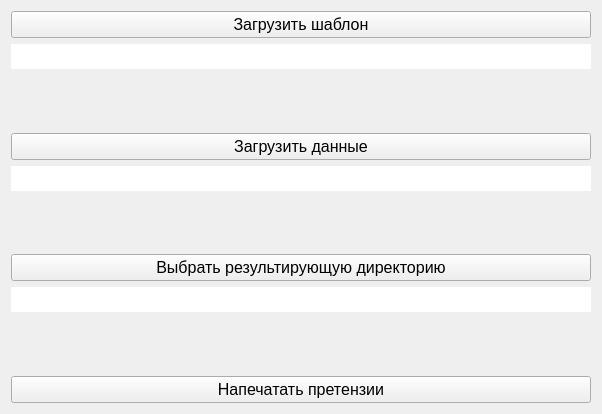
<?xml version="1.0" encoding="UTF-8"?>
<ui version="4.0">
 <class>Form</class>
 <widget class="QWidget" name="Form">
  <property name="geometry">
   <rect>
    <x>0</x>
    <y>0</y>
    <width>602</width>
    <height>414</height>
   </rect>
  </property>
  <property name="font">
   <font>
    <family>Segoe UI</family>
    <pointsize>12</pointsize>
   </font>
  </property>
  <property name="windowTitle">
   <string>Конструктор претензий</string>
  </property>
  <layout class="QGridLayout" name="gridLayout">
   <item row="6" column="0">
    <widget class="QPushButton" name="choose_dir_button">
     <property name="text">
      <string>Выбрать результирующую директорию</string>
     </property>
     <property name="checkable">
      <bool>false</bool>
     </property>
     <property name="autoExclusive">
      <bool>false</bool>
     </property>
    </widget>
   </item>
   <item row="3" column="0">
    <widget class="QPushButton" name="load_data_button">
     <property name="text">
      <string>Загрузить данные</string>
     </property>
     <property name="checkable">
      <bool>false</bool>
     </property>
     <property name="autoExclusive">
      <bool>false</bool>
     </property>
    </widget>
   </item>
   <item row="0" column="0">
    <widget class="QPushButton" name="load_template_button">
     <property name="text">
      <string>Загрузить шаблон</string>
     </property>
     <property name="checkable">
      <bool>false</bool>
     </property>
     <property name="autoExclusive">
      <bool>false</bool>
     </property>
    </widget>
   </item>
   <item row="2" column="0">
    <spacer name="verticalSpacer">
     <property name="orientation">
      <enum>Qt::Vertical</enum>
     </property>
     <property name="sizeHint" stdset="0">
      <size>
       <width>20</width>
       <height>40</height>
      </size>
     </property>
    </spacer>
   </item>
   <item row="11" column="0">
    <widget class="QPushButton" name="print_result_button">
     <property name="text">
      <string>Напечатать претензии</string>
     </property>
     <property name="checkable">
      <bool>false</bool>
     </property>
     <property name="autoExclusive">
      <bool>false</bool>
     </property>
    </widget>
   </item>
   <item row="1" column="0">
    <widget class="QLineEdit" name="template_line">
     <property name="enabled">
      <bool>true</bool>
     </property>
     <property name="frame">
      <bool>false</bool>
     </property>
     <property name="readOnly">
      <bool>true</bool>
     </property>
    </widget>
   </item>
   <item row="4" column="0">
    <widget class="QLineEdit" name="data_line">
     <property name="frame">
      <bool>false</bool>
     </property>
     <property name="readOnly">
      <bool>true</bool>
     </property>
    </widget>
   </item>
   <item row="10" column="0">
    <spacer name="verticalSpacer_2">
     <property name="orientation">
      <enum>Qt::Vertical</enum>
     </property>
     <property name="sizeHint" stdset="0">
      <size>
       <width>20</width>
       <height>40</height>
      </size>
     </property>
    </spacer>
   </item>
   <item row="9" column="0">
    <widget class="QLineEdit" name="dir_line">
     <property name="frame">
      <bool>false</bool>
     </property>
     <property name="readOnly">
      <bool>true</bool>
     </property>
    </widget>
   </item>
   <item row="5" column="0">
    <spacer name="verticalSpacer_3">
     <property name="orientation">
      <enum>Qt::Vertical</enum>
     </property>
     <property name="sizeHint" stdset="0">
      <size>
       <width>20</width>
       <height>40</height>
      </size>
     </property>
    </spacer>
   </item>
  </layout>
 </widget>
 <resources/>
 <connections/>
</ui>
